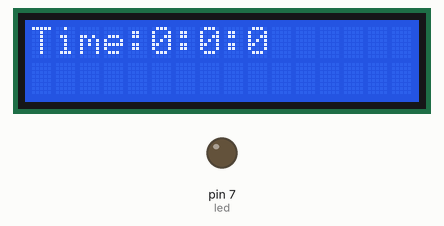
A sketch run on a simulated Arduino Uno, built with avr-gcc and run on an emulated ATmega328P. Shown: 16×2 character LCD, output pins drawn as LEDs (lit = HIGH).

Above: at 0.21 s.
At 1.79 s:
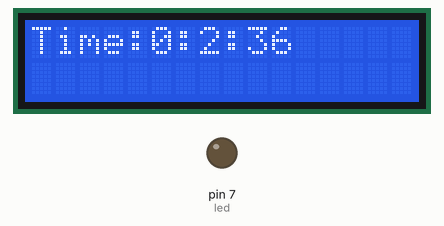
At 3.31 s:
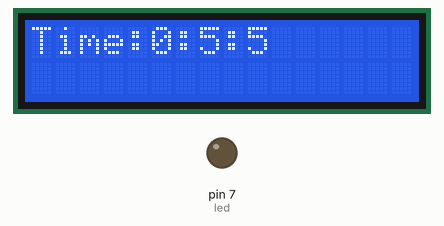
At 4.83 s:
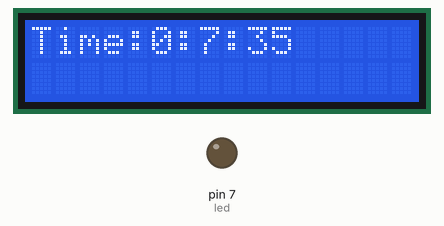
At 6.35 s:
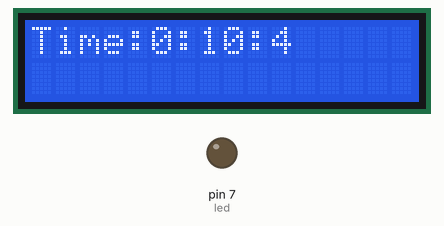
At 39.79 s:
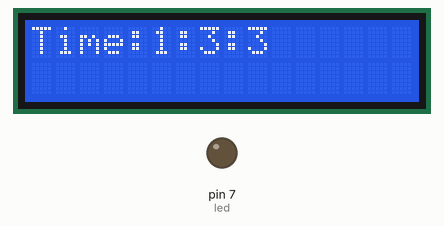

The sketch:

BuzzerAlarmSystem.ino
```cpp
#include <LiquidCrystal.h>
LiquidCrystal lcd(12, 11, 5, 4, 3, 2);
int led = 7;
int h, m, s;

void setup()
{
      Serial.begin(9600);
      lcd.begin(16,2);
      lcd.print("HELLO");
      pinMode(led, OUTPUT);
}

void loop()
{
        for(h=0; h<24; h++)
        {
          for(m=0; m<=60; m++)
            {
                  for(s=0; s<=60; s++)
                      {
                        lcd.setCursor(0,0);
                        lcd.print("Time");
                        lcd.print(":");
                        lcd.print(h);
                        lcd.print(":");
                        lcd.print(m);
                        lcd.print(":");
                        lcd.print(s);
                        delay(5);
                        lcd.clear();

                       if(h==10 && m==00)
                          {
                             digitalWrite(led, HIGH);
                             delay(1);
                           }
                       if(h==11 && m==00)
                          {
                             digitalWrite(led, HIGH);
                             delay(1);
                           }
                        if(h==12 && m==00)
                          {
                             digitalWrite(led, HIGH);
                             delay(1);
                          }
                      if(h==13 && m==00)
                          {
                             digitalWrite(led, HIGH);
                             delay(1);
                           }
                        if(h==14 && m==15)
                          {
                             digitalWrite(led, HIGH);
                             delay(1);
                           }
                      if(h==15 && m==15)
                          {
                             digitalWrite(led, HIGH);
                             delay(1);
                           }
                      if(h==16 && m==15)
                          {
                             digitalWrite(led, HIGH);
                             delay(1);
                           }
                      if(h==17 && m==15)
                          {
                             digitalWrite(led, HIGH);
                             delay(1);
                           }
                        else
                          {
                             digitalWrite(led, LOW);
                             delay(1);
                          }
                      }
                    }
                 }

}
```
